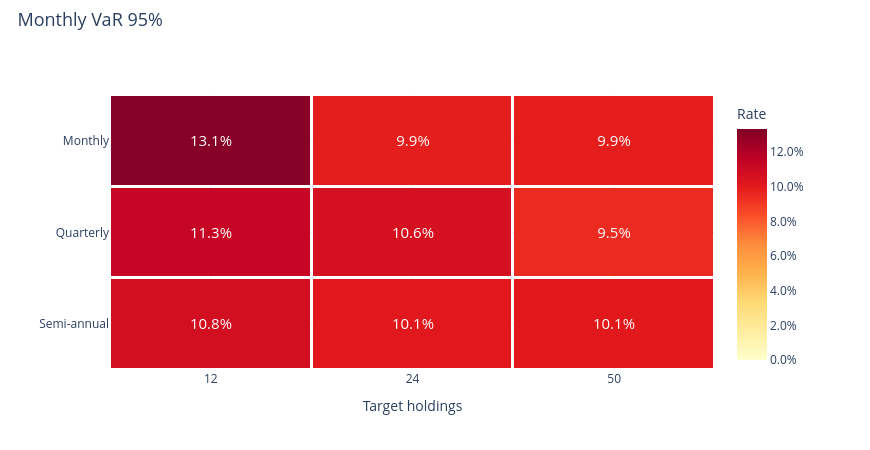

The cell this chart's notebook holds for it:
### Markdown cell above
### Monthly 95% VaR

### Code cell
research.heatmap('monthly_var_95')

### Figure 1 — Plotly figure (JSON) as saved in the notebook; plotly's stock layout.template omitted (floating-point values rounded to 4 significant figures)
{"data": [{"colorbar": {"tickformat": ".1%", "title": {"text": "Rate"}}, "colorscale": [[0.0, "rgb(255,255,204)"], [0.125, "rgb(255,237,160)"], [0.25, "rgb(254,217,118)"], [0.375, "rgb(254,178,76)"], [0.5, "rgb(253,141,60)"], [0.625, "rgb(252,78,42)"], [0.75, "rgb(227,26,28)"], [0.875, "rgb(189,0,38)"], [1.0, "rgb(128,0,38)"]], "text": [["13.1%", "9.9%", "9.9%"], ["11.3%", "10.6%", "9.5%"], ["10.8%", "10.1%", "10.1%"]], "textfont": {"size": 15}, "texttemplate": "%{text}", "type": "heatmap", "x": ["12", "24", "50"], "xgap": 3, "y": ["Monthly", "Quarterly", "Semi-annual"], "ygap": 3, "z": [[0.1314, 0.09925, 0.09876], [0.1127, 0.1064, 0.0948], [0.1078, 0.1015, 0.1009]], "zmax": 0.1334, "zmin": 0.0}], "layout": {"height": 450, "hovermode": "closest", "legend": {"font": {"size": 12}, "itemclick": "toggle", "itemdoubleclick": "toggleothers", "x": 1.025, "y": 1}, "margin": {"b": 80, "l": 110, "r": 155, "t": 95}, "title": {"font": {"size": 18}, "text": "Monthly VaR 95%", "x": 0.02, "y": 0.97}, "width": 870, "xaxis": {"title": {"text": "Target holdings"}}, "yaxis": {"autorange": "reversed"}}}
